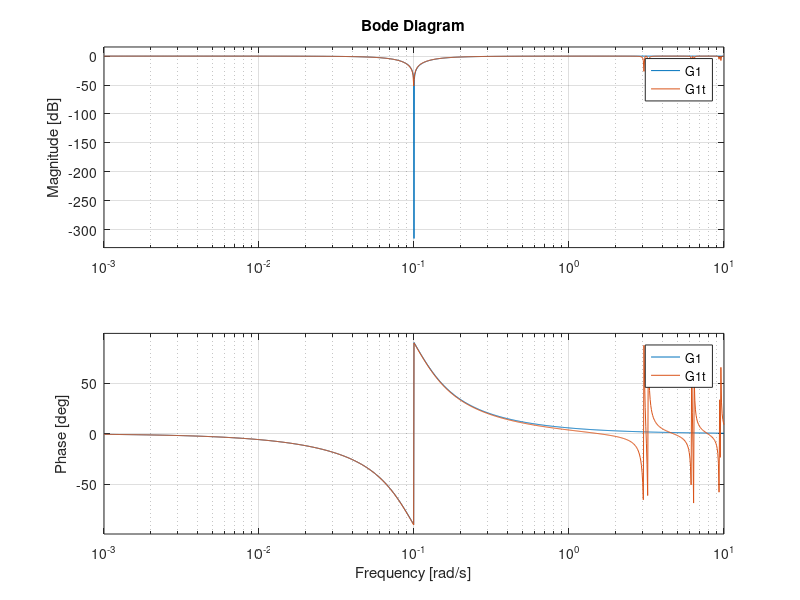
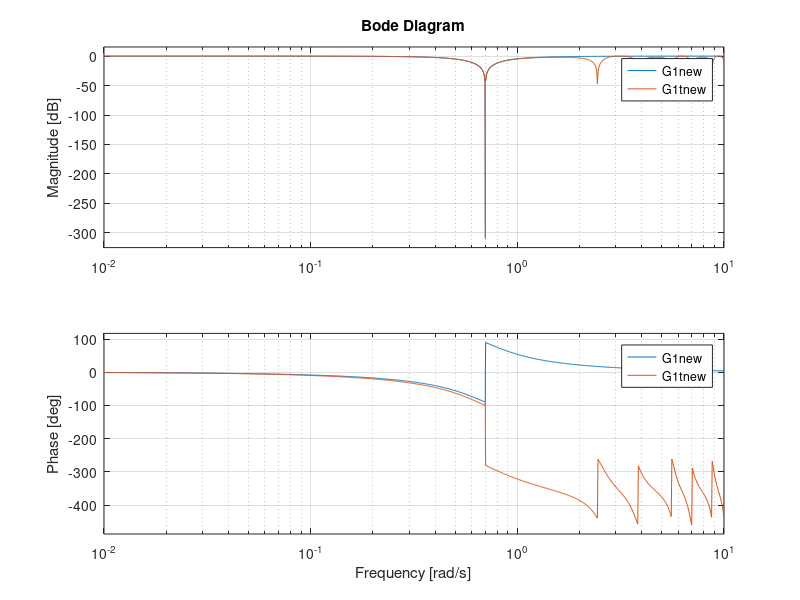

The MATLAB source for these figures, in order:
clear all
close all
% Define the Laplace Variable 's'
s = tf('s')
% Set the sample time to 2 seconds
T = 2;
% Set critical Frequency to 0.1 rad/s
W0 = 0.1;
% Set quality factor to 1
Q = 1;
% Create our s-domain notch filter
G1 = (s^2 + W0^2)/(s^2 + W0/Q*s + W0^2)
%Bode plot to check the magnitude
bode(G1)
%Let's use the bilinear transform (tustin) to convert to z-domain
G1t = c2d(G1, T, 'tustin')
bode(G1,G1t)
% This is good, but I got the requirements wrong!
W0new = 0.7;
G1new = (s^2 + W0new^2)/(s^2 + W0new/Q*s + W0new^2)
G1tnew = c2d(G1new,T,['Method','tustin','PrewarpFrequency',W0new])
figure;
bode(G1new,G1tnew)